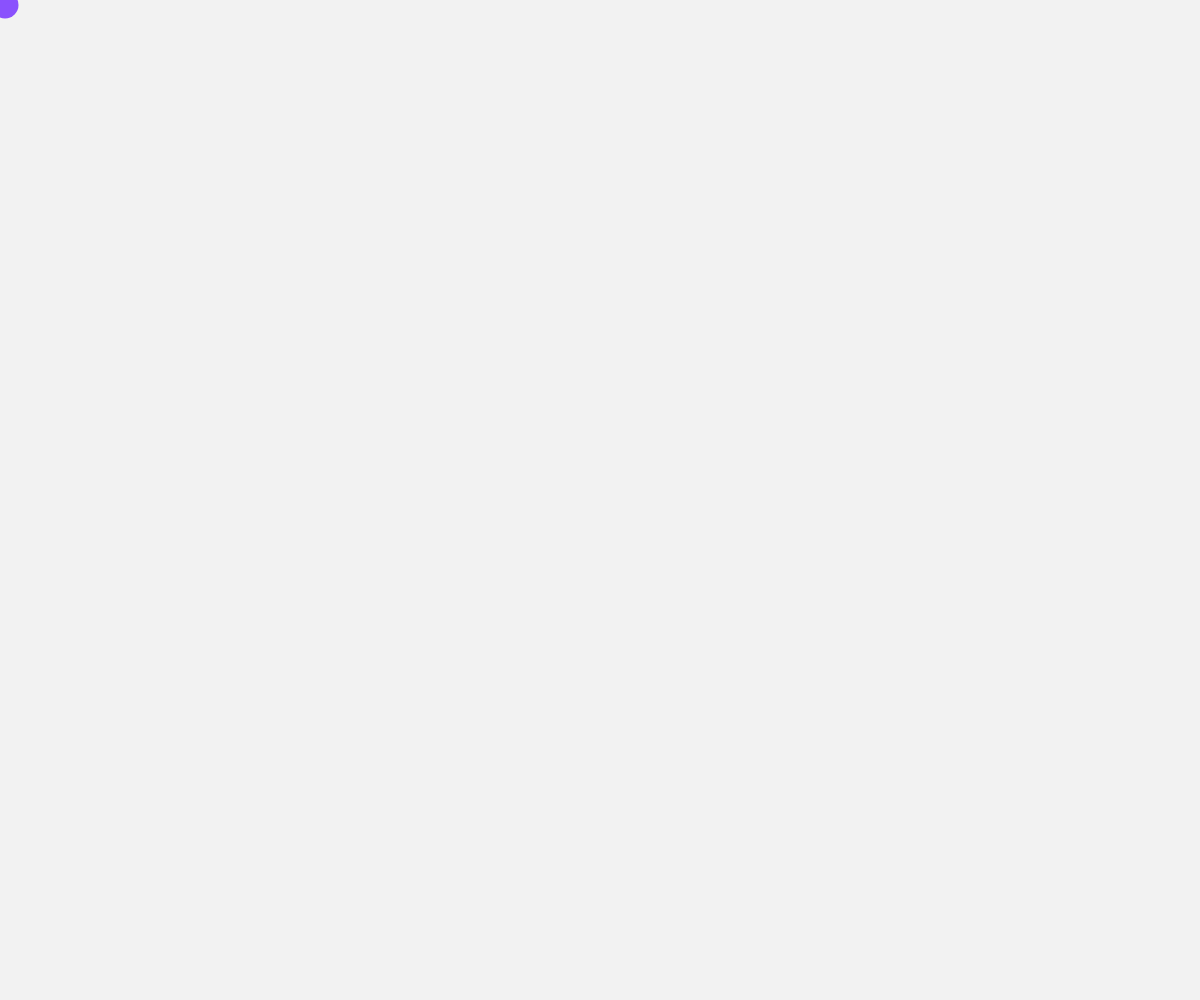
Frame 1 (no input)
Frame 60 (no input): blank canvas, image omitted
Frame 120 (the mouse pressed at the canvas centre since frame 60): blank canvas, image omitted

The p5.js sketch that drew this single still picture (run headless with seeded random() and noise() and a simulated clock; from frame 60 on, the mouse is pressed at the canvas centre):

// p5.js sketch
// ── sketch.js
let w;
let x;

// draw the canvas
function setup() {
  createCanvas(windowWidth, windowHeight);
  w = 5;
  x = 5;
  direction = 2;
}

function draw() {
  background("#f2f2f2");

  
  //growing circle
  noStroke();
  fill(Math.floor(Math.random() * 255), Math.floor(Math.random() * 255), Math.floor(Math.random() * 255))
  circle(w, Math.floor(Math.random() * 50), w);
  fill(Math.floor(Math.random() * 255), Math.floor(Math.random() * 255), Math.floor(Math.random() * 255))
  circle(Math.floor(Math.random() * 50), w, w);
  fill(Math.floor(Math.random() * 255), Math.floor(Math.random() * 255), Math.floor(Math.random() * 255))
  circle(w, w, Math.floor(Math.random() * 50))
  
  w = w + 0.25;
  x = x + 1

  if(x> w - 300) {
    direction = direction * -1;
  }
}

//recalculates the browser
function windowResized() {
  resizeCanvas(windowWidth, windowHeight);
}



//   for (let i = 0; i < 10; i++) {
  //     fill("black");
  //     textSize(40);
  //     if (i % 2 === 0)
  //       text(
  //         "N",
  //         Math.floor(Math.random() * windowWidth),
  //         Math.floor(Math.random() * windowHeight)
  //       );
  //     else if (i % 3 === 0) {
  //       fill("purple");
  //       textSize(40);
  //       text(
  //         "A",
  //         Math.floor(Math.random() * windowWidth),
  //         Math.floor(Math.random() * windowHeight)
  //       );
  //     } else if (i % 5 === 0) {
  //       fill("red");
  //       textSize(40);
  //       text(
  //         "J",
  //         Math.floor(Math.random() * windowWidth),
  //         Math.floor(Math.random() * windowHeight)
  //       );
  //     }
  //   }

// ── letters.js
let letters = ["A", "B", "C", "D", "E", "F","G", "H","I", "J", "K", "L", "M","N", "O", "P", "Q", "R","S","T", "U", "V","W","X","Y","X"];
let r;
let g;
let b;

function setup() {
	createCanvas(windowWidth, windowHeight);
	w = 100;
	h = 100;
	frameRate(12)
	positionX = 1;
	positionY = 1;
}

function draw() {
	//ellipse(positionX,positionY,w, h);
	// fill(r,g,b);
    fill(random(0, 255))
	textSize(round(random(30,600)));
	text(letters[round(random(0,25))], w, h);
	positionX = round(random(0,width));
	positionY = round(random(0,height));
	w = round(random(0,width));
	h = round(random(0,height));
	r = round(random(0,255));
	g = round(random(0,255));
	b = round(random(0,255));
	// fill(r,g,b,r);
	// noStroke();

	

	
	if (frameCount % 100 === 0 || mouseIsPressed === true){
		// background(r,g,b);
        background(255)
		frameCount = 1;
	}
	
	
}
